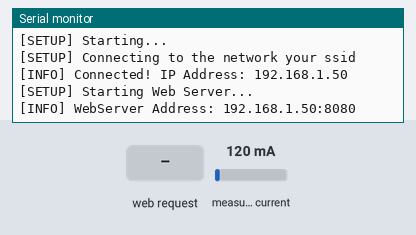
Simulated run of this sketch. Board: ESP8266 (NodeMCU). Shown: the last lines printed to the serial monitor. Inputs (shaded band) come from the test bench; at power-on: measured current 120 mA. WiFi joins after 1.5 s; servers stay silent unless stated.

Above: at 2.7 s.
2.8 s: HTTP request GET /on received
At 4.0 s:
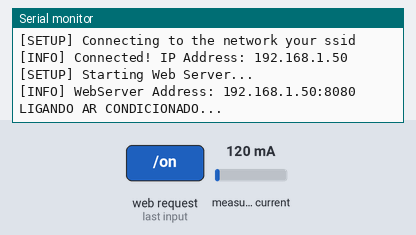
4.3 s: HTTP request GET /off received
At 5.1 s:
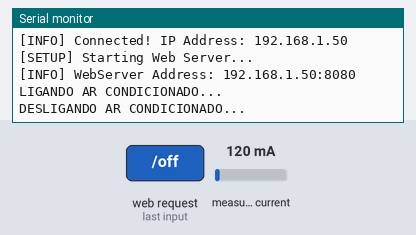
5.8 s: HTTP request GET /status received
At 6.8 s:
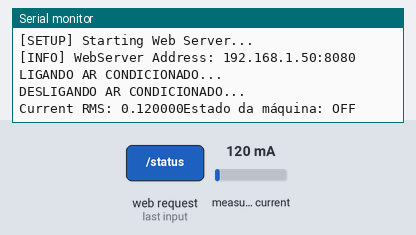
7.4 s: HTTP request GET /temperature?temp=1 received
At 8.8 s:
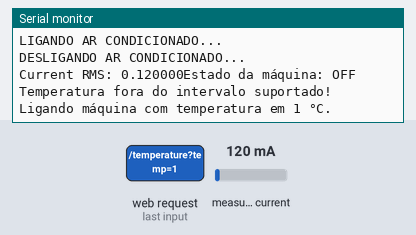

The sketch:

AC_CONTROL_ESP8266.ino
```cpp
#include <Arduino.h>
#include <ESP8266WiFi.h>
#include <ESP8266WiFiMulti.h>

#include "webserver.h"

const uint16_t WEBSERVER_PORT = 8080;      // Web Server port
const uint64_t AC_COMMAND_ON = 0xB2BF40;   // Turn on A/C command
const uint64_t AC_COMMAND_OFF = 0xB27BE0;  // Turn off A/C command

ESP8266WiFiMulti WiFiMulti;

WebServer webServer(WEBSERVER_PORT, AC_COMMAND_ON, AC_COMMAND_OFF);

const char *ssid = "your ssid";     // Wireless network ssid
const char *password = "your password";  // Wireless password

void setup() {
#if ESP8266
  Serial.begin(115200, SERIAL_8N1, SERIAL_TX_ONLY);
#else   // ESP8266
  Serial.begin(115200, SERIAL_8N1);
#endif  // ESP8266

  WiFi.mode(WIFI_STA);
  WiFiMulti.addAP(ssid, password);

  Serial.printf("[SETUP] Starting...");

  Serial.printf("\n[SETUP] Connecting to the network %s", ssid);

  while (WiFiMulti.run() != WL_CONNECTED) {
    Serial.printf(".");
  }

  String ipString = WiFi.localIP().toString();
  Serial.printf("\n[INFO] Connected! IP Address: %s\n", ipString.c_str());

  Serial.printf("\n[SETUP] Starting Web Server...");

  webServer.begin();

  Serial.printf("\n[INFO] WebServer Address: %s:%d\n", ipString.c_str(), WEBSERVER_PORT);
}

void loop() {
  webServer.handleClient();
}
```

current_sensor.h
```cpp
#ifndef CURRENT_SENSOR_H
#define CURRENT_SENSOR_H

#include "EmonLib.h"

class CurrentSensor {
public:
  CurrentSensor();
  void configPin(const float pin);
  double getCurrentRms();

private:
  EnergyMonitor energyMonitor;
  float sensorPin;
};

#endif
```

currrent_sensor.cpp
```cpp
#include "current_sensor.h"

CurrentSensor::CurrentSensor()
  : sensorPin(A0) {
  configPin(sensorPin);
}

void CurrentSensor::configPin(const float pin) {
  energyMonitor.current(pin, 111.11);
}

double CurrentSensor::getCurrentRms() {
  double iRms = energyMonitor.calcIrms(1480);
  Serial.printf("\nCurrent RMS: %f", iRms);
  return iRms;
}
```

index_html.h
```cpp
const char index_html[] PROGMEM = R"rawliteral(
<!DOCTYPE html>
<html lang="pt-BR">
  <head>
    <meta charset="UTF-8" />
    <meta name="viewport" content="width=device-width, initial-scale=1.0" />
    <title>IOT LAB</title>
    <link
      rel="icon"
      href="https://softexlabs.com.br/static/images/SOFTLABS.svg"
      type="image/x-icon"
    />
    <link rel="preconnect" href="https://fonts.googleapis.com" />
    <link rel="preconnect" href="https://fonts.gstatic.com" crossorigin />
    <link
      href="https://fonts.googleapis.com/css2?family=DM+Sans:wght@400;500;700&family=PT+Sans:ital,wght@0,400;0,700;1,400;1,700&family=Roboto:wght@300;400;700&display=swap"
      rel="stylesheet"
    />
    <style>
      * {
        margin: 0;
        padding: 0;
        box-sizing: border-box;
      }
      body {
        font-family: "PT Sans", sans-serif;
        font-weight: 400;
        background-color: #f9fafd;
      }
      header {
        width: 100%;
        display: flex;
        justify-content: center;
        align-items: center;
      }
      main {
        width: 100%;
        min-height: 75vh;
        display: flex;
        flex-direction: column;
        justify-content: center;
        align-items: center;
        gap: 1rem;
      }
      section {
        width: 20%;
        height: 60vh;
        background-color: #ffffff;
        padding: 1rem 0.5rem;
        border-radius: 15px;
        display: flex;
        flex-direction: column;
        align-items: center;
        gap: 1rem;
        box-shadow: 6px 6px 18px rgba(0, 0, 0, 0.8), -4px -4px 4px #ffffff;
        transition: all linear 0.3s;
      }
      img {
        width: 10rem;
        height: auto;
      }
      #ice {
        width: 2rem;
      }
      h1 {
        font-size: 2.5rem;
      }

      button {
        color: #ffffff;
        font-size: 1rem;
        cursor: pointer;
        border: none;
      }
      button:hover {
        opacity: 0.8;
      }

      .temperature-display {
        width: 90%;
        display: flex;
        flex-direction: column;
        justify-content: center;
        align-items: center;
        gap: 1rem;
        padding: 1rem;
        border-radius: 10px;
        background-color: #ffffff;
      }
      #temp-value {
        margin-top: 1rem;
        display: flex;
        width: 10rem;
        height: 5rem;
        flex-direction: row;
        align-items: center;
        justify-content: center;
        gap: 0.5rem;
        border-radius: 5px;
      }
      h2 {
        font-size: 2.5rem;
      }
      footer {
        width: 100%;
        display: flex;
        flex-direction: column;
        justify-content: center;
        align-items: center;
        gap: 1rem;
      }
      .footer-img {
        width: 10rem;
        padding: 0 2rem;
      }
      span {
        font-size: 0.8rem;
      }
      #temp-meter {
        width: 1.2rem;
      }
      #powerbtn {
        width: 10rem;
        height: 20rem;
        padding: 0;
        background-color: transparent;
      }
      .unity {
        font-size: 1.5rem;
      }
      .on {
        background-image: url("https://cdn-icons-png.flaticon.com/128/5720/5720464.png");
        background-size: contain;
        background-repeat: no-repeat;
        background-position: center;
      }
      .off {
        background-image: url(https://cdn-icons-png.flaticon.com/128/5720/5720465.png);
        background-size: contain;
        background-repeat: no-repeat;
        background-position: center;
      }
      #place {
        font-size: 1.5rem;
      }
      #header {
        width: 100%;
        display: flex;
        flex-direction: row;
        align-items: center;
        justify-content: space-between;
      }
      #temp-buttons {
        padding: 1rem;
        display: flex;
        width: 10rem;
        height: 5rem;
        flex-direction: row;
        justify-content: space-between;
        gap: 1rem;
        border-radius: 1px;
        align-items: center;
      }
      #up-temp {
        width: 1.5rem;
        height: 1.5rem;
        background-image: url("https://cdn-icons-png.flaticon.com/128/32/32563.png");
        background-size: contain;
        background-repeat: no-repeat;
        background-position: center;
        border-radius: 5px;
      }
      #down-temp {
        width: 1.5rem;
        height: 1.5rem;
        background-image: url("https://cdn-icons-png.flaticon.com/128/153/153604.png");
        background-size: contain;
        background-repeat: no-repeat;
        background-position: center;
        border-radius: 5px;
      }

      #room {
        display: flex;
        flex-direction: column;
      }
      @media (max-width: 768px) {
        header {
          flex-direction: column;
          justify-content: center;
          align-items: center;
        }
        h1 {
          font-size: 1rem;
          margin-top: 1rem;
        }
        .footer-img {
          width: 6rem;
        }
        span {
          font-size: 0.3rem;
        }
        .temp {
          width: 1rem;
          height: 1rem;
        }
        section {
          width: 70%;
        }
        .temperature-display {
          width: 60%;
        }
        .temp-title {
          font-size: 1rem;
        }
        #header {
          justify-content: space-between;
        }
        #powerbtn {
          width: 7rem;
          height: 6rem;
        }
      }
    </style>
    <script>
      let temperature = 24;
      let configuredTemperature = 24;
      function powerOn() {
        setTemperature(temperature);
      }
      function powerOff() {
        fetch("/off").then((response) => {
          if (response.ok) {
            console.log("Enviado comando para desligar o ar");
          } else {
            console.log("Comando falhou, tente novamente!");
          }
        });
      }
      function setTemperature(t) {
        fetch(`/temperature?temp=${t}`).then((response) => {
          if (response.ok) {
            configuredTemperature = t;
            document.getElementById("currentTemperature").textContent = t;
          } else {
            console.log("Comando falhou, tente novamente!");
          }
        });
      }
      function upTemperature() {
        temperature++;
        temperature < 31 ? setTemperature(temperature) : temperature--;
      }
      function downTemperature() {
        temperature--;
        temperature > 16 ? setTemperature(temperature) : temperature++;
      }
      function checkStatus() {
        fetch("/status").then((response) => {
          if (response.ok) {
            response.json().then((data) => {
              console.log("Status:", data);
              let button = document.getElementById("powerbtn");
              let statusMessage = document.getElementById("status-message");
              if (data.status === true) {
                //DESLIGAR
                button.onclick = powerOff; // Altera a função para desligar
                button.classList.remove("off");
                button.classList.add("on");
                statusMessage.textContent = "Ar Ligado";
              } else if (data.status === false) {
                //LIGAR
                button.onclick = powerOn; // Altera a função para ligar
                button.classList.remove("on");
                button.classList.add("off");
                statusMessage.textContent = "Ar Desligado";
              }
            });
          } else {
            console.log("Falha ao obter o status, tente novamente!");
          }
        });
      }

      setInterval(checkStatus, 3000);
    </script>
  </head>
  <body>
    <header>
      <img
        src="https://softexlabs.com.br/static/images/SOFTLABS.svg"
        alt="Logo SOFTEX Labs"
      />
      <h1>IOT LAB</h1>
    </header>
    <main>
      <section class="control">
        <div class="temperature-display">
          <div id="header">
            <div id="room">
              <h2 id="place">Sala 1</h2>
              <spam id="status-message">Ligado</spam>
            </div>
            <img
              id="ice"
              src="https://cdn-icons-png.flaticon.com/128/2530/2530064.png"
              alt="Imagem temperatura"
            />
          </div>
          <div id="temp-value">
            <h2 id="currentTemperature">24</h2>
            <span class="unity">°C</span>
          </div>
        </div>
        <button id="powerbtn" class="off" onclick="powerOn()"></button>
        <div id="temp-buttons">
          <button id="down-temp" onclick="downTemperature()"></button>
          <img
            id="temp-meter"
            src="https://cdn-icons-png.flaticon.com/128/3815/3815282.png"
            alt="Imagem temperatura"
          />
          <button id="up-temp" onclick="upTemperature()"></button>
        </div>
      </section>
    </main>
    <footer>
      <div>
        <img
          class="footer-img"
          src="https://softexlabs.com.br/static/images/softexPE.svg"
          alt="Logo SOFTEX"
        />
      </div>
      <span>&copy; 2024 IOT LAB. Todos os direitos reservados.</span>
    </footer>
  </body>
</html>
)rawliteral";
```

webserver.cpp
```cpp
#include "webserver.h"

// Mapeamento das temperaturas para seus respectivos códigos LSB
std::unordered_map<int, uint8_t> tempToCode = {
  { 17, 0x00 },
  { 18, 0x10 },
  { 19, 0x30 },
  { 20, 0x20 },
  { 21, 0x60 },
  { 22, 0x70 },
  { 23, 0x50 },
  { 24, 0x40 },
  { 25, 0xC0 },
  { 26, 0xD0 },
  { 27, 0x90 },
  { 28, 0x80 },
  { 29, 0xA0 },
  { 30, 0xB0 }
};

const uint16_t kIrLed = 4;  // ESP8266 GPIO pin to use. Recommended: 4 (D2).

IRsend irsend(kIrLed);  // Set the GPIO to be used to sending the message.

WebServer::WebServer(const int port, const uint64_t acCommandOn, const uint64_t acCommandOff)
  : server(port), powerOn(acCommandOn), powerOff(acCommandOff) {
  irsend.begin();
}

void WebServer::begin() {
  server.on("/", HTTP_GET, std::bind(&WebServer::handleRoot, this));
  server.on("/on", HTTP_GET, std::bind(&WebServer::handleOn, this));
  server.on("/off", HTTP_GET, std::bind(&WebServer::handleOff, this));
  server.on("/status", HTTP_GET, std::bind(&WebServer::handleStatus, this));
  server.on("/temperature", HTTP_GET, std::bind(&WebServer::handleTemperature, this));
  server.onNotFound(std::bind(&WebServer::handleRoot, this));
  server.begin();
}

void WebServer::handleClient() {
  server.handleClient();
}

void WebServer::handleRoot() {
  server.send(200, "text/html", index_html);
}

void WebServer::handleStatus() {
  double currentRms = currentSensor.getCurrentRms();

  String jsonResponse = "{\"status\": ";

  if (currentRms > 1) {
    jsonResponse += "true";
    Serial.println("Estado da máquina: ON");
  } else {
    jsonResponse += "false";
     Serial.println("Estado da máquina: OFF");
  }

  jsonResponse += "}";

  server.send(200, "application/json", jsonResponse);
}

void WebServer::handleOn() {
  Serial.printf("\nLIGANDO AR CONDICIONADO...");
  irsend.sendCOOLIX(powerOn);
  server.send(200, "text/html", index_html);
}

void WebServer::handleOff() {
  Serial.printf("\nDESLIGANDO AR CONDICIONADO...");
  irsend.sendCOOLIX(powerOff);
  server.send(200, "text/html", index_html);
}

void WebServer::handleTemperature() {
  if (server.hasArg("temp")) {
    int temperature = server.arg("temp").toInt();

    String response = "Temperatura recebida: " + String(temperature) + "°C";
    uint64_t command = generateCoolixCommand(temperature);
    irsend.sendCOOLIX(command);
    Serial.printf("\nLigando máquina com temperatura em %d °C.", temperature);
    server.send(200, "text/html", response);
  } else {
    server.send(400, "text/html", "Parâmetro de temperatura ausente");
  }
}

uint64_t WebServer::generateCoolixCommand(int temperature) {
  uint64_t baseCode = 0xB2BF00;

  if (tempToCode.find(temperature) != tempToCode.end()) {
    return baseCode | tempToCode[temperature];
  } else {
    Serial.println("Temperatura fora do intervalo suportado!");
    return 0;
  }
}
```

webserver.h
```cpp
#ifndef WEBSERVER_H
#define WEBSERVER_H

#include <ESP8266WebServer.h>
#include <IRremoteESP8266.h>
#include <IRsend.h>
#include "index_html.h"
#include <unordered_map>
#include "current_sensor.h"

class WebServer
{
public:
    WebServer(const int port, const uint64_t acCommandOn, const uint64_t acCommandOff);
    void begin();
    void handleClient();

private:
    ESP8266WebServer server;
    CurrentSensor currentSensor;

    void handleRoot();
    void handleOn();
    void handleOff();
    void handleStatus();
    uint64_t powerOn;
    uint64_t powerOff;
    uint64_t generateCoolixCommand(int temperature);
    void handleTemperature();
};

#endif
```

Measured:
- after the input at 2.8 s, the serial monitor: prints a new line at once (image 1)
- after the input at 4.3 s, the serial monitor: prints a new line at once (image 2)
- after the input at 5.8 s, the serial monitor: prints a new line after 0.18 s (image 3)
- after the input at 7.4 s, the serial monitor: prints a new line at once (image 4)
